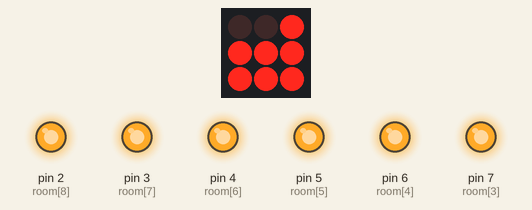
The sketch below on a simulated Arduino Uno, built with avr-gcc and run on an emulated ATmega328P. On the bench: 3×3 LED matrix, output pins drawn as LEDs (lit = HIGH). Wiring (inferred from the names in the program): LED matrix (orientation assumed): rows pin 8, pin 9, pin 10; columns A0, A1, A2. Random numbers use the default seed unless the sketch sets one; pins used as bus, display or sensor lines are not drawn.

Above: at 0.21 s.
At 5.23 s:
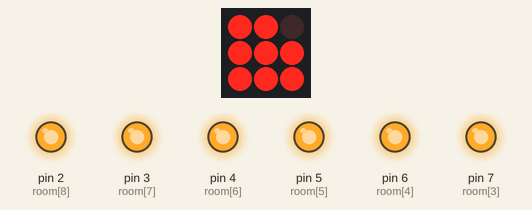
At 10.5 s:
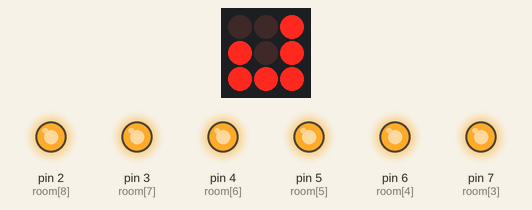
At 17.57 s:
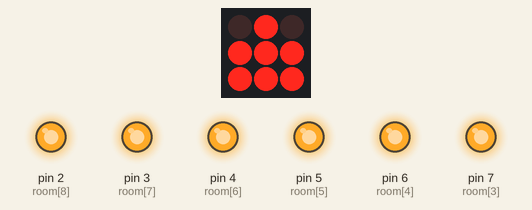
At 24.57 s:
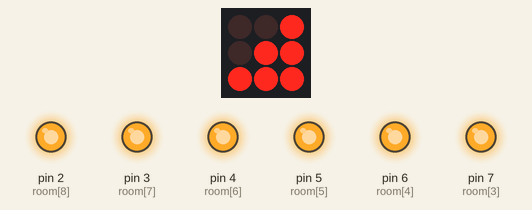
At 39.24 s:
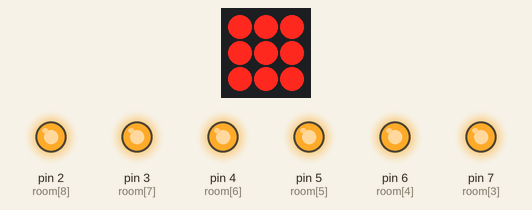
Timing chart, 0 to 40.0 s (numbered marks = the images above):
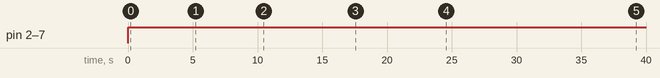

Measured:
- by itself, pin 2 (room[8]), pin 3 (room[7]), pin 4 (room[6]), pin 5 (room[5]), pin 6 (room[4]), pin 7 (room[3]): LOW → HIGH at 0.00 s
- what the display in image 2 shows lasts 0.7 s, from 10.4 s to 11.1 s

The sketch:

333control_4pseodo_equalizer.ino
```cpp
int layer[3] = {A0,A1,A2};
int room[9] = {10,9,8,7,6,5,4,3,2};
int m_layer = 3;    // 층 수
int m_room = 9;     // 칸 수
int m_delay = 100;   // 패턴 유지 시간

unsigned int numberPattern[10] = {  // 숫자 패턴 (각 index가 그 층에서 킬 LED의 개수)
  0B0000000000000000,
  0B0000000000000001,
  0B0000000000000011,
  0B0000000000000111,
  0B0000000000001111,
  0B0000000000011111,
  0B0000000000111111,
  0B0000000001111111,
  0B0000000011111111,
  0B0000000111111111,
  };

void LEDSetting(int layer, unsigned int state){
  digitalWrite(layer, HIGH); //층 개방
  for(int i=0;i<9;i++){
    digitalWrite(room[i],not(bitRead(state, i))); // 패턴 코드에 따라 칸 개방
    }
  delay(1);
  for(int i=0;i<9;i++){
    digitalWrite(room[i], HIGH);   // 모든 칸 닫힘
    }
  digitalWrite(layer, LOW); //층 닫힘
}

void setup()
{
  for(int i=0;i<m_layer;i++){
    pinMode(layer[i], OUTPUT);      // 층 선언
    digitalWrite(layer[i], LOW);    // 각 층 비활성화
  }
  for(int i=0;i<m_room;i++){
    pinMode(room[i], OUTPUT);       // 칸 선언
  }
}

void loop()
{
  int randNum1 = random(3)+1;       // 1,2,3개 중 랜덤
  int randNum2 = random(3)+1;
  int randNum3 = random(3)+1;
  for(int j=0;j<m_delay;j++){  //m_delay 시간만큼 해당 패턴을 유지한다.
    LEDSetting(layer[0], numberPattern[randNum1]);  // 0층: randNum1개의 LED ON
    LEDSetting(layer[1], numberPattern[randNum2]);  // 1층: randNum1개의 LED ON
    LEDSetting(layer[2], numberPattern[randNum3]);  // 2층: randNum1개의 LED ON
  }
}
```
